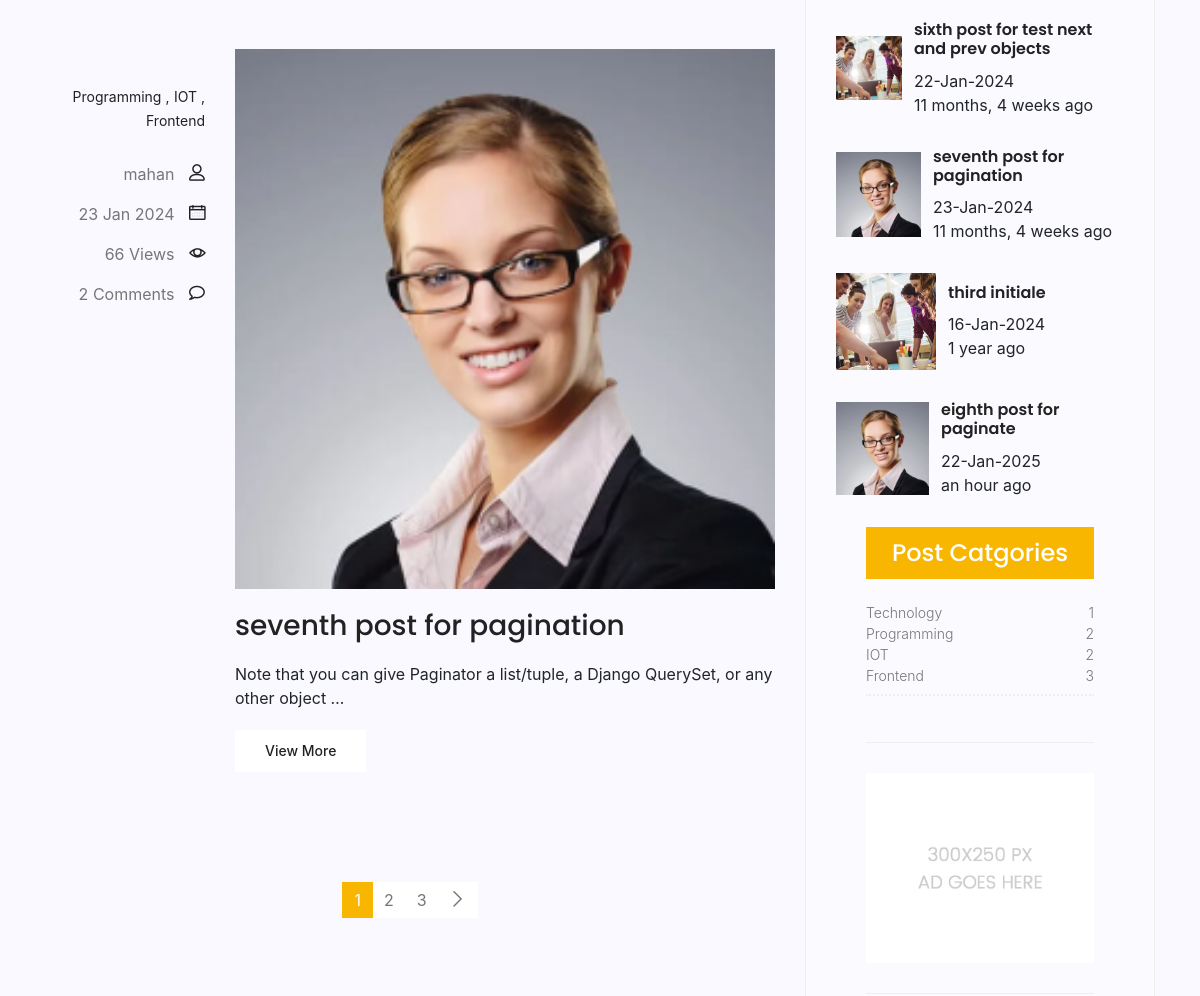
Before: /blog_app/ (middle part) with the older database file.
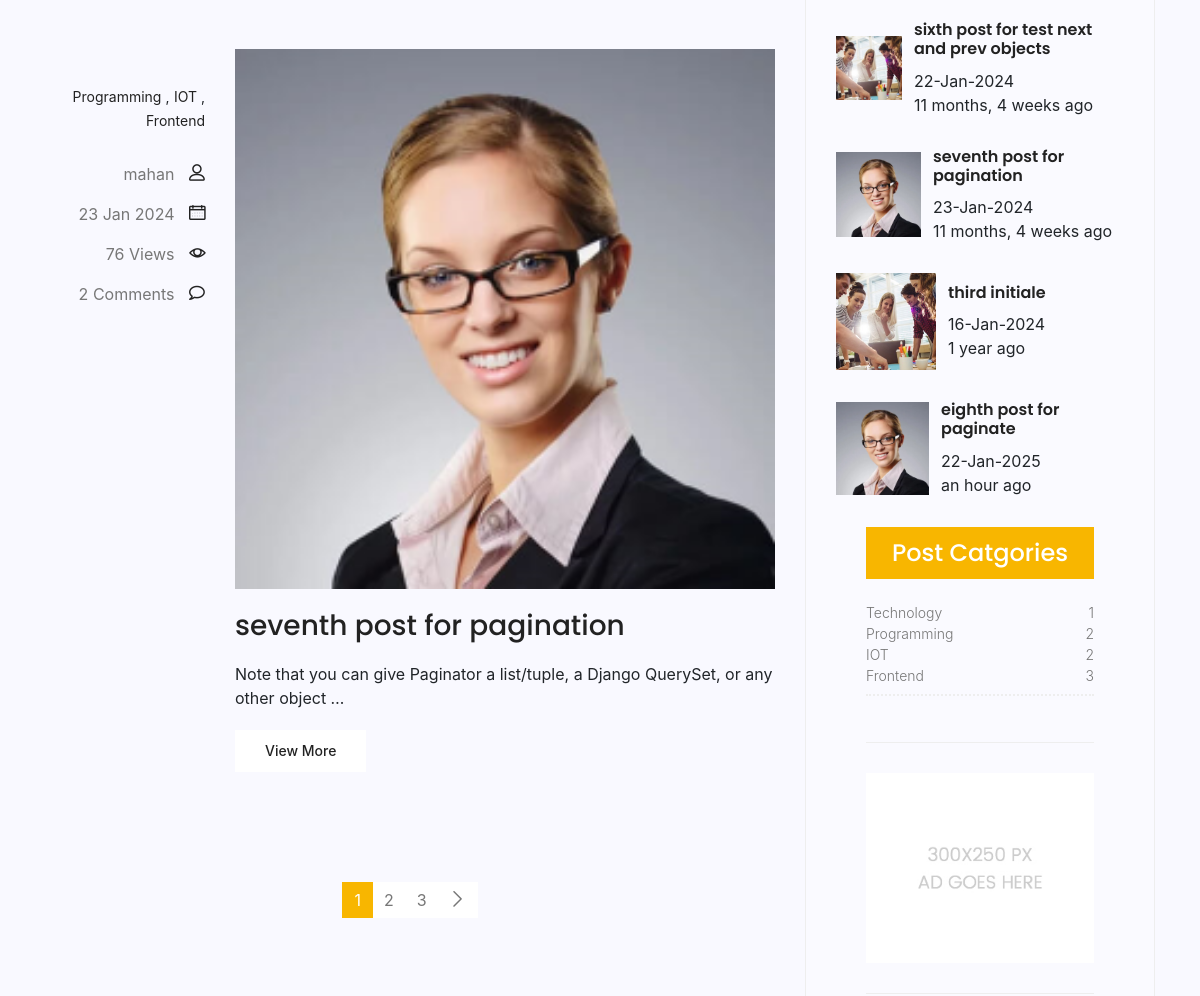
After: the same page with the newer database file.
### blog_app/models.py (models this page shows, shortened)
class Post(models.Model):
    image = models.ImageField(upload_to='app_image/', default='default.png')
    author = models.ForeignKey(User, on_delete=models.SET_NULL, null=True)
    title = models.CharField(max_length=100)
    content = models.TextField()
    tags = TaggableManager()
    counted_views = models.PositiveIntegerField(default=0)
    status = models.BooleanField(default=False)
    login_needed = models.BooleanField(default=False)
    published_date = models.DateTimeField(null=True)
    created_date = models.DateTimeField(auto_now_add=True)
    updated_date = models.DateTimeField(auto_now=True)
    category_list = models.ManyToManyField(Category)
    class Meta:
        ordering = ['-created_date']
        verbose_name = 'پست'
        verbose_name_plural = 'پست ها'
    def __str__(self):
        return self.title

### blog_app/views.py (the view)
# urls.py: path('', home_view, name='home_blog'),
def home_view(request, **kwargs):
    filter_post = Post.objects.filter(published_date__lt=timezone.now(), status=1)
    if kwargs.get('cat_name') != None:
        filter_post = filter_post.filter(category_list__name=kwargs['cat_name'])
    if kwargs.get('author_username') != None:
        filter_post = filter_post.filter(author__username=kwargs['author_username'])
    if kwargs.get('tag_name') != None:
        filter_post = filter_post.filter(tags__name__in=[kwargs['tag_name']])
    page_init = Paginator(filter_post, 2)  # creating a paginator object, Show  ... posts per page
    page_number = request.GET.get('page')
    try:
        filter_post = page_init.get_page(page_number)
        print(filter_post.object_list)
    except PageNotAnInteger:
        filter_post = page_init.page(1)
    except EmptyPage:
        filter_post = page_init.page(page_init.num_pages)
    context = {'filter_post': filter_post}
    return render(request, 'blog_items/blog-home.html', context)

### blog_app/models.py (called while the page is built)
    def __str__(self):
        return self.name

### blog_app/templatetags/blog_tags.py (called while the page is built)
@register.simple_tag(name='comments_count')
def show_comments_count(pid):
    return Comment.objects.filter(intended_post=pid, approved=True).count()

@register.inclusion_tag('blog_items/blog-latest-post.html')
def most_visited_posts(arg=3):
    post_obj = Post.objects.filter(published_date__lt=timezone.now(), status=1).order_by('-counted_views')[:arg]
    return {'post_obj': post_obj}

@register.inclusion_tag('blog_items/blog-post-categories.html')
def cat_of_posts():
    post_obj = Post.objects.filter(published_date__lt=timezone.now(), status=1)
    category_obj = Category.objects.all()
    cat_dict = {}
    for cat_name in category_obj:
        cat_dict[cat_name] = post_obj.filter(category_list=cat_name).count()
    return {'cat_dict': cat_dict}

### templates/blog_items/blog-home.html (shortened to what the changed rows need)
{% extends 'base.html' %}
{% block content %}
{% load static %}
{% load blog_tags %}
          <section class="post-content-area">
             <div class="container">
                <div class="row">
                   <div class="col-lg-8 posts-list">
                      {% for item in filter_post %}
                      <div class="single-post row">
                         <div class="col-lg-3  col-md-3 meta-details">
                            <ul class="tags">
                               {% for cat in item.category_list.all %}
                               <li><a href="{% url 'blog_show:category_blog' cat_name=cat.name %}">{{cat.name}}</a> {% if not forloop.last %} , {% endif %}</li>
                               {% endfor%}
                            </ul>
                            <div class="user-details row">
                               <p class="user-name col-lg-12 col-md-12 col-6"><a href="{% url 'blog_show:author_pubs' author_username=item.author.username %}">{{item.author}}</a> <span class="lnr lnr-user"></span></p>
                               <p class="date col-lg-12 col-md-12 col-6"><a>{{item.published_date|date:"d M Y"}}</a> <span class="lnr lnr-calendar-full"></span></p>
                               <p class="view col-lg-12 col-md-12 col-6"><a href="#">{{item.counted_views}} Views</a> <span class="lnr lnr-eye"></span></p>
                               <p class="comments col-lg-12 col-md-12 col-6"><a href="#">{% comments_count item.id %} Comments</a> <span class="lnr lnr-bubble"></span></p>
                            </div>
                         </div>
                         <div class="col-lg-9 col-md-9 ">
                            <div class="feature-img">
                               <img class="img-fluid" src=" {{item.image.url}}" alt="">
                            </div>
                            <a class="posts-title" href="{% url 'blog_show:single_blog' pid=item.id %}"><h3>{{item.title}}</h3></a>
                            <p class="excert">
                               {{item.content|truncatewords:15}}
                            </p>
                            <a href="{% url 'blog_show:single_blog' pid=item.id %}" class="primary-btn">View More</a>
                         </div>
                      </div>
                      {% endfor %}
                   </div>
                   <div class="col-lg-4 sidebar-widgets">
                     <div class="widget-wrap">
                            {% most_visited_posts 4 %}
                     </div>
                      </div>
                   </div>
                </div>
             </div>
          </section>
{% endblock %}

### templates/blog_items/blog-latest-post.html (shortened to what this page needs)
{% load humanize %}
{% load static %}
<div class="single-sidebar-widget popular-post-widget">
                                    {% for obj in post_obj %}
									<div class="popular-post-list">
										<div class="single-post-list d-flex flex-row align-items-center">
											<div class="thumb">
												<img class="img-fluid" src=" {{obj.image.url}}" alt="">
											</div>
											<div class="details">
												<a href="{% url 'blog_show:single_blog' pid=obj.id %}"><h6>{{obj.title}}</h6></a>
												<p>{{obj.published_date|date:"d-M-Y"}}</p>
												<p>{{obj.published_date|naturaltime}}</p>
											</div>
										</div>
									{% endfor %}
									</div>
								</div>

Changed rows visible on the page:
changed Post "seventh post for pagination": counted_views "66" → "76"
